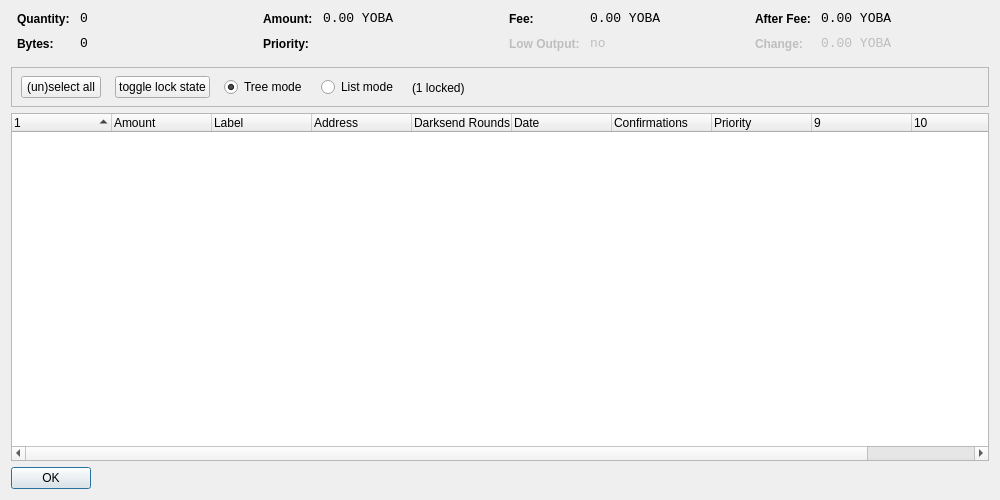
<?xml version="1.0" encoding="UTF-8"?>
<ui version="4.0">
 <class>CoinControlDialog</class>
 <widget class="QDialog" name="CoinControlDialog">
  <property name="geometry">
   <rect>
    <x>0</x>
    <y>0</y>
    <width>1000</width>
    <height>500</height>
   </rect>
  </property>
  <property name="windowTitle">
   <string>Coin Control</string>
  </property>
  <layout class="QVBoxLayout" name="verticalLayout">
   <item>
    <layout class="QHBoxLayout" name="horizontalLayoutTop" stretch="0,0,0,0">
     <property name="topMargin">
      <number>0</number>
     </property>
     <property name="bottomMargin">
      <number>10</number>
     </property>
     <item>
      <layout class="QFormLayout" name="formLayoutCoinControl1">
       <property name="horizontalSpacing">
        <number>10</number>
       </property>
       <property name="verticalSpacing">
        <number>10</number>
       </property>
       <property name="leftMargin">
        <number>6</number>
       </property>
       <property name="rightMargin">
        <number>6</number>
       </property>
       <item row="0" column="0">
        <widget class="QLabel" name="labelCoinControlQuantityText">
         <property name="styleSheet">
          <string notr="true">font-weight:bold;</string>
         </property>
         <property name="text">
          <string>Quantity:</string>
         </property>
        </widget>
       </item>
       <item row="0" column="1">
        <widget class="QLabel" name="labelCoinControlQuantity">
         <property name="font">
          <font>
           <family>Monospace</family>
           <pointsize>10</pointsize>
          </font>
         </property>
         <property name="cursor">
          <cursorShape>IBeamCursor</cursorShape>
         </property>
         <property name="contextMenuPolicy">
          <enum>Qt::ActionsContextMenu</enum>
         </property>
         <property name="text">
          <string notr="true">0</string>
         </property>
         <property name="textInteractionFlags">
          <set>Qt::LinksAccessibleByMouse|Qt::TextSelectableByKeyboard|Qt::TextSelectableByMouse</set>
         </property>
        </widget>
       </item>
       <item row="1" column="0">
        <widget class="QLabel" name="labelCoinControlBytesText">
         <property name="styleSheet">
          <string notr="true">font-weight:bold;</string>
         </property>
         <property name="text">
          <string>Bytes:</string>
         </property>
        </widget>
       </item>
       <item row="1" column="1">
        <widget class="QLabel" name="labelCoinControlBytes">
         <property name="font">
          <font>
           <family>Monospace</family>
           <pointsize>10</pointsize>
          </font>
         </property>
         <property name="cursor">
          <cursorShape>IBeamCursor</cursorShape>
         </property>
         <property name="contextMenuPolicy">
          <enum>Qt::ActionsContextMenu</enum>
         </property>
         <property name="text">
          <string notr="true">0</string>
         </property>
         <property name="textInteractionFlags">
          <set>Qt::LinksAccessibleByMouse|Qt::TextSelectableByKeyboard|Qt::TextSelectableByMouse</set>
         </property>
        </widget>
       </item>
      </layout>
     </item>
     <item>
      <layout class="QFormLayout" name="formLayoutCoinControl2">
       <property name="horizontalSpacing">
        <number>10</number>
       </property>
       <property name="verticalSpacing">
        <number>10</number>
       </property>
       <property name="leftMargin">
        <number>6</number>
       </property>
       <property name="rightMargin">
        <number>6</number>
       </property>
       <item row="0" column="0">
        <widget class="QLabel" name="labelCoinControlAmountText">
         <property name="styleSheet">
          <string notr="true">font-weight:bold;</string>
         </property>
         <property name="text">
          <string>Amount:</string>
         </property>
        </widget>
       </item>
       <item row="0" column="1">
        <widget class="QLabel" name="labelCoinControlAmount">
         <property name="font">
          <font>
           <family>Monospace</family>
           <pointsize>10</pointsize>
          </font>
         </property>
         <property name="cursor">
          <cursorShape>IBeamCursor</cursorShape>
         </property>
         <property name="contextMenuPolicy">
          <enum>Qt::ActionsContextMenu</enum>
         </property>
         <property name="text">
          <string notr="true">0.00 YOBA</string>
         </property>
         <property name="textInteractionFlags">
          <set>Qt::LinksAccessibleByMouse|Qt::TextSelectableByKeyboard|Qt::TextSelectableByMouse</set>
         </property>
        </widget>
       </item>
       <item row="1" column="0">
        <widget class="QLabel" name="labelCoinControlPriorityText">
         <property name="styleSheet">
          <string notr="true">font-weight:bold;</string>
         </property>
         <property name="text">
          <string>Priority:</string>
         </property>
        </widget>
       </item>
       <item row="1" column="1">
        <widget class="QLabel" name="labelCoinControlPriority">
         <property name="font">
          <font>
           <family>Monospace</family>
           <pointsize>10</pointsize>
          </font>
         </property>
         <property name="cursor">
          <cursorShape>IBeamCursor</cursorShape>
         </property>
         <property name="contextMenuPolicy">
          <enum>Qt::ActionsContextMenu</enum>
         </property>
         <property name="text">
          <string/>
         </property>
         <property name="textInteractionFlags">
          <set>Qt::LinksAccessibleByMouse|Qt::TextSelectableByKeyboard|Qt::TextSelectableByMouse</set>
         </property>
        </widget>
       </item>
      </layout>
     </item>
     <item>
      <layout class="QFormLayout" name="formLayoutCoinControl3">
       <property name="horizontalSpacing">
        <number>10</number>
       </property>
       <property name="verticalSpacing">
        <number>10</number>
       </property>
       <property name="leftMargin">
        <number>6</number>
       </property>
       <property name="rightMargin">
        <number>6</number>
       </property>
       <item row="0" column="0">
        <widget class="QLabel" name="labelCoinControlFeeText">
         <property name="styleSheet">
          <string notr="true">font-weight:bold;</string>
         </property>
         <property name="text">
          <string>Fee:</string>
         </property>
        </widget>
       </item>
       <item row="0" column="1">
        <widget class="QLabel" name="labelCoinControlFee">
         <property name="font">
          <font>
           <family>Monospace</family>
           <pointsize>10</pointsize>
          </font>
         </property>
         <property name="cursor">
          <cursorShape>IBeamCursor</cursorShape>
         </property>
         <property name="contextMenuPolicy">
          <enum>Qt::ActionsContextMenu</enum>
         </property>
         <property name="text">
          <string notr="true">0.00 YOBA</string>
         </property>
         <property name="textInteractionFlags">
          <set>Qt::LinksAccessibleByMouse|Qt::TextSelectableByKeyboard|Qt::TextSelectableByMouse</set>
         </property>
        </widget>
       </item>
       <item row="1" column="0">
        <widget class="QLabel" name="labelCoinControlLowOutputText">
         <property name="enabled">
          <bool>false</bool>
         </property>
         <property name="styleSheet">
          <string notr="true">font-weight:bold;</string>
         </property>
         <property name="text">
          <string>Low Output:</string>
         </property>
        </widget>
       </item>
       <item row="1" column="1">
        <widget class="QLabel" name="labelCoinControlLowOutput">
         <property name="enabled">
          <bool>false</bool>
         </property>
         <property name="font">
          <font>
           <family>Monospace</family>
           <pointsize>10</pointsize>
          </font>
         </property>
         <property name="cursor">
          <cursorShape>IBeamCursor</cursorShape>
         </property>
         <property name="contextMenuPolicy">
          <enum>Qt::ActionsContextMenu</enum>
         </property>
         <property name="text">
          <string notr="true">no</string>
         </property>
         <property name="textInteractionFlags">
          <set>Qt::LinksAccessibleByMouse|Qt::TextSelectableByKeyboard|Qt::TextSelectableByMouse</set>
         </property>
        </widget>
       </item>
      </layout>
     </item>
     <item>
      <layout class="QFormLayout" name="formLayoutCoinControl4">
       <property name="horizontalSpacing">
        <number>10</number>
       </property>
       <property name="verticalSpacing">
        <number>10</number>
       </property>
       <property name="leftMargin">
        <number>6</number>
       </property>
       <property name="rightMargin">
        <number>6</number>
       </property>
       <item row="0" column="0">
        <widget class="QLabel" name="labelCoinControlAfterFeeText">
         <property name="styleSheet">
          <string notr="true">font-weight:bold;</string>
         </property>
         <property name="text">
          <string>After Fee:</string>
         </property>
        </widget>
       </item>
       <item row="0" column="1">
        <widget class="QLabel" name="labelCoinControlAfterFee">
         <property name="font">
          <font>
           <family>Monospace</family>
           <pointsize>10</pointsize>
          </font>
         </property>
         <property name="cursor">
          <cursorShape>IBeamCursor</cursorShape>
         </property>
         <property name="contextMenuPolicy">
          <enum>Qt::ActionsContextMenu</enum>
         </property>
         <property name="text">
          <string notr="true">0.00 YOBA</string>
         </property>
         <property name="textInteractionFlags">
          <set>Qt::LinksAccessibleByMouse|Qt::TextSelectableByKeyboard|Qt::TextSelectableByMouse</set>
         </property>
        </widget>
       </item>
       <item row="1" column="0">
        <widget class="QLabel" name="labelCoinControlChangeText">
         <property name="enabled">
          <bool>false</bool>
         </property>
         <property name="styleSheet">
          <string notr="true">font-weight:bold;</string>
         </property>
         <property name="text">
          <string>Change:</string>
         </property>
        </widget>
       </item>
       <item row="1" column="1">
        <widget class="QLabel" name="labelCoinControlChange">
         <property name="enabled">
          <bool>false</bool>
         </property>
         <property name="font">
          <font>
           <family>Monospace</family>
           <pointsize>10</pointsize>
          </font>
         </property>
         <property name="cursor">
          <cursorShape>IBeamCursor</cursorShape>
         </property>
         <property name="contextMenuPolicy">
          <enum>Qt::ActionsContextMenu</enum>
         </property>
         <property name="text">
          <string notr="true">0.00 YOBA</string>
         </property>
         <property name="textInteractionFlags">
          <set>Qt::LinksAccessibleByMouse|Qt::TextSelectableByKeyboard|Qt::TextSelectableByMouse</set>
         </property>
        </widget>
       </item>
      </layout>
     </item>
    </layout>
   </item>
   <item>
    <widget class="QFrame" name="frame">
     <property name="minimumSize">
      <size>
       <width>0</width>
       <height>40</height>
      </size>
     </property>
     <property name="frameShape">
      <enum>QFrame::StyledPanel</enum>
     </property>
     <property name="frameShadow">
      <enum>QFrame::Sunken</enum>
     </property>
     <widget class="QWidget" name="horizontalLayoutWidget">
      <property name="geometry">
       <rect>
        <x>10</x>
        <y>0</y>
        <width>781</width>
        <height>41</height>
       </rect>
      </property>
      <layout class="QHBoxLayout" name="horizontalLayoutPanel" stretch="0,0,0,0,0">
       <property name="spacing">
        <number>14</number>
       </property>
       <item>
        <widget class="QPushButton" name="pushButtonSelectAll">
         <property name="sizePolicy">
          <sizepolicy hsizetype="Maximum" vsizetype="Fixed">
           <horstretch>0</horstretch>
           <verstretch>0</verstretch>
          </sizepolicy>
         </property>
         <property name="text">
          <string>(un)select all</string>
         </property>
        </widget>
       </item>
        <item>
         <widget class="QPushButton" name="pushButtonToggleLock">
          <property name="sizePolicy">
           <sizepolicy hsizetype="Maximum" vsizetype="Fixed">
            <horstretch>0</horstretch>
            <verstretch>0</verstretch>
           </sizepolicy>
          </property>
          <property name="text">
           <string>toggle lock state</string>
          </property>
          <property name="autoDefault">
           <bool>false</bool>
          </property>
         </widget>
        </item>
       <item>
        <widget class="QRadioButton" name="radioTreeMode">
         <property name="sizePolicy">
          <sizepolicy hsizetype="Maximum" vsizetype="Fixed">
           <horstretch>0</horstretch>
           <verstretch>0</verstretch>
          </sizepolicy>
         </property>
         <property name="text">
          <string>Tree mode</string>
         </property>
         <property name="checked">
          <bool>true</bool>
         </property>
        </widget>
       </item>
       <item>
        <widget class="QRadioButton" name="radioListMode">
         <property name="sizePolicy">
          <sizepolicy hsizetype="Maximum" vsizetype="Fixed">
           <horstretch>0</horstretch>
           <verstretch>0</verstretch>
          </sizepolicy>
         </property>
         <property name="text">
          <string>List mode</string>
         </property>
        </widget>
       </item>
        <item>
         <widget class="QLabel" name="labelLocked">
          <property name="text">
           <string>(1 locked)</string>
          </property>
         </widget>
        </item>
       <item>
        <spacer name="horizontalSpacer">
         <property name="orientation">
          <enum>Qt::Horizontal</enum>
         </property>
         <property name="sizeHint" stdset="0">
          <size>
           <width>40</width>
           <height>20</height>
          </size>
         </property>
        </spacer>
       </item>
      </layout>
     </widget>
    </widget>
   </item>
   <item>
    <widget class="CoinControlTreeWidget" name="treeWidget">
     <property name="contextMenuPolicy">
      <enum>Qt::CustomContextMenu</enum>
     </property>
     <property name="sortingEnabled">
      <bool>false</bool>
     </property>
     <property name="columnCount">
      <number>11</number>
     </property>
     <attribute name="headerShowSortIndicator" stdset="0">
      <bool>true</bool>
     </attribute>
     <attribute name="headerStretchLastSection">
      <bool>false</bool>
     </attribute>
     <column>
      <property name="text">
       <string/>
      </property>
     </column>
     <column>
      <property name="text">
       <string>Amount</string>
      </property>
     </column>
     <column>
      <property name="text">
       <string>Label</string>
      </property>
     </column>
     <column>
      <property name="text">
       <string>Address</string>
      </property>
     </column>
     <column>
      <property name="text">
       <string>Darksend Rounds</string>
      </property>
    </column>
     <column>
      <property name="text">
       <string>Date</string>
      </property>
     </column>
     <column>
      <property name="text">
       <string>Confirmations</string>
      </property>
      <property name="toolTip">
       <string>Confirmed</string>
      </property>
     </column>
     <column>
      <property name="text">
       <string>Priority</string>
      </property>
     </column>
     <column>
      <property name="text">
       <string/>
      </property>
     </column>
     <column>
      <property name="text">
       <string/>
      </property>
     </column>
     <column>
      <property name="text">
       <string/>
      </property>
     </column>
     <column>
      <property name="text">
       <string/>
      </property>
     </column>
    </widget>
   </item>
   <item>
    <widget class="QDialogButtonBox" name="buttonBox">
     <property name="sizePolicy">
      <sizepolicy hsizetype="Maximum" vsizetype="Fixed">
       <horstretch>0</horstretch>
       <verstretch>0</verstretch>
      </sizepolicy>
     </property>
     <property name="orientation">
      <enum>Qt::Horizontal</enum>
     </property>
     <property name="standardButtons">
      <set>QDialogButtonBox::Ok</set>
     </property>
    </widget>
   </item>
  </layout>
 </widget>
 <customwidgets>
  <customwidget>
   <class>CoinControlTreeWidget</class>
   <extends>QTreeWidget</extends>
   <header>coincontroltreewidget.h</header>
  </customwidget>
 </customwidgets>
 <resources/>
 <connections/>
</ui>
